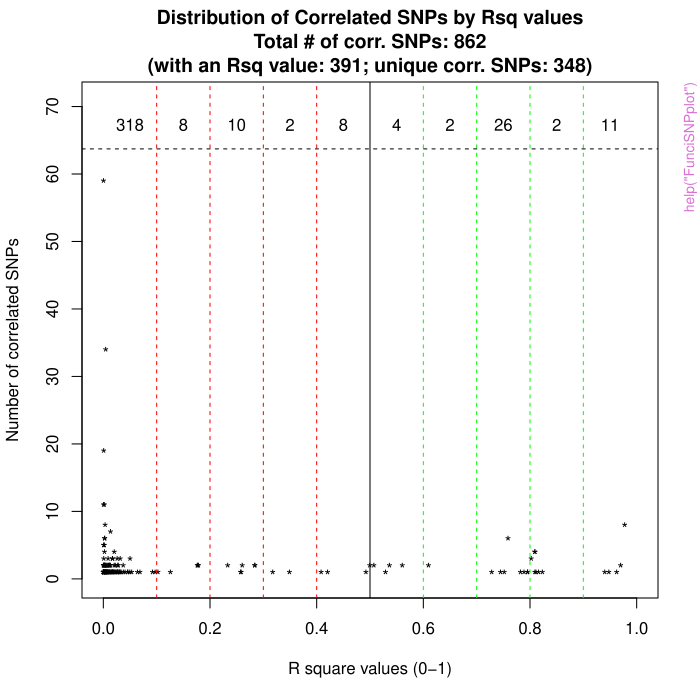

Here is the R script that generated this plot:
pkgname <- "FunciSNP"
source(file.path(R.home("share"), "R", "examples-header.R"))
options(warn = 1)
library('FunciSNP')

assign(".oldSearch", search(), pos = 'CheckExEnv')
cleanEx()
nameEx("CorrGeno-class")
### * CorrGeno-class

flush(stderr()); flush(stdout())

### Name: CorrGeno-class
### Title: Class '"CorrGeno"'
### Aliases: CorrGeno-class
### Keywords: classes

### ** Examples

showClass("CorrGeno")



cleanEx()
nameEx("CorrelatedSNPs-class")
### * CorrelatedSNPs-class

flush(stderr()); flush(stdout())

### Name: CorrelatedSNPs-class
### Title: Class '"CorrelatedSNPs"'
### Aliases: CorrelatedSNPs-class AFR.D.prime<-,CorrelatedSNPs-method
###   AFR.D.prime,CorrelatedSNPs-method AFR.p.value<-,CorrelatedSNPs-method
###   AFR.p.value,CorrelatedSNPs-method
###   AFR.R.squared<-,CorrelatedSNPs-method
###   AFR.R.squared,CorrelatedSNPs-method
###   ALL.D.prime<-,CorrelatedSNPs-method ALL.D.prime,CorrelatedSNPs-method
###   ALL.p.value<-,CorrelatedSNPs-method ALL.p.value,CorrelatedSNPs-method
###   ALL.R.squared<-,CorrelatedSNPs-method
###   ALL.R.squared,CorrelatedSNPs-method
###   alt.allele<-,CorrelatedSNPs-method alt.allele,CorrelatedSNPs-method
###   AMR.D.prime<-,CorrelatedSNPs-method AMR.D.prime,CorrelatedSNPs-method
###   AMR.p.value<-,CorrelatedSNPs-method AMR.p.value,CorrelatedSNPs-method
###   AMR.R.squared<-,CorrelatedSNPs-method
###   AMR.R.squared,CorrelatedSNPs-method
###   ASN.D.prime<-,CorrelatedSNPs-method ASN.D.prime,CorrelatedSNPs-method
###   ASN.p.value<-,CorrelatedSNPs-method ASN.p.value,CorrelatedSNPs-method
###   ASN.R.squared<-,CorrelatedSNPs-method
###   ASN.R.squared,CorrelatedSNPs-method chr<-,CorrelatedSNPs-method
###   chr,CorrelatedSNPs-method EUR.D.prime<-,CorrelatedSNPs-method
###   EUR.D.prime,CorrelatedSNPs-method EUR.p.value<-,CorrelatedSNPs-method
###   EUR.p.value,CorrelatedSNPs-method
###   EUR.R.squared<-,CorrelatedSNPs-method
###   EUR.R.squared,CorrelatedSNPs-method
###   overlapping.features<-,CorrelatedSNPs-method
###   overlapping.features,CorrelatedSNPs-method
###   pop.genotype<-,CorrelatedSNPs-method
###   pop.genotype,CorrelatedSNPs-method position<-,CorrelatedSNPs-method
###   position,CorrelatedSNPs-method ref.allele<-,CorrelatedSNPs-method
###   ref.allele,CorrelatedSNPs-method snpid<-,CorrelatedSNPs-method
###   snpid,CorrelatedSNPs-method
### Keywords: classes

### ** Examples

showClass("CorrelatedSNPs")



cleanEx()
nameEx("FunciSNP-package")
### * FunciSNP-package

flush(stderr()); flush(stdout())

### Name: FunciSNP-package
### Title: Functional Identification of SNPs with Phenotype by Coincidence
###   with Chromatin Biofeatures
### Aliases: FunciSNP-package
### Keywords: package

### ** Examples

##
## Glioblastoma analysis using FunciSNP
##
## Full path to the example regions file for Glioblastoma 
#  (collected from SNPedia)
glioma.snp <- file.path(system.file('extdata',
  package='FunciSNP'),
  dir(system.file('extdata',package='FunciSNP'), 
  pattern='.snp$'));
 
## Full path to the example biological features BED files 
#  derived from the ENCODE project for Glioblastoma U-87 
#  cell lines.
glioma.bio <- system.file('extdata',package='FunciSNP');

## FunciSNP analysis, extracts correlated SNPs from the 
#  1000 genomes db ("ncbi") and finds overlaps between 
#  correlated SNP and biological features and then 
#  calculates LD (Rsquare, Dprime, distance, p-value).
# Do not run. Can take more than 5 min depending on internet connection and number of CPUs.
#glioma <- FunciSNP(snp.regions.file=glioma.snp, 
#  bio.features.loc = glioma.bio, bio.features.TSS=FALSE);

##
data(glioma);
class(glioma);
glioma;
summary(glioma);





cleanEx()
nameEx("FunciSNPAnnotateSummary")
### * FunciSNPAnnotateSummary

flush(stderr()); flush(stdout())

### Name: FunciSNPAnnotateSummary
### Title: Genomic Annotation of Func-y-SNPs.
### Aliases: FunciSNPAnnotateSummary
### Keywords: annotation

### ** Examples

data(glioma);
gl <- FunciSNPAnnotateSummary(glioma);
dim(gl)
head(gl)
names(gl)



cleanEx()
nameEx("FunciSNPbed")
### * FunciSNPbed

flush(stderr()); flush(stdout())

### Name: FunciSNPbed
### Title: Creates a BED file to view Func-y-SNPs in your favorite genome
###   browser
### Aliases: FunciSNPbed
### Keywords: ~kwd1 ~kwd2

### ** Examples

##
data(glioma);
glioma.anno <- FunciSNPAnnotateSummary(glioma);
FunciSNPbed(glioma.anno, rsq=0.9);
####
#Bed file "FunciSNP_results_rsq.0.9.bed" created successfully.
#(See folder: "/home/houtan/Downloads/")
#Total corSNP (RED):  15 
#Total tagSNP (BLK):  1 

#To view results, submit bed file as a
#  custom track in UCSC Genome Browser (genome.ucsc.edu), 

#Now have fun with your new Func-y SNPs!!
####






cleanEx()
nameEx("FunciSNPidsFromSummary")
### * FunciSNPidsFromSummary

flush(stderr()); flush(stdout())

### Name: FunciSNPidsFromSummary
### Title: coming soon.
### Aliases: FunciSNPidsFromSummary
### Keywords: ~kwd1 ~kwd2

### ** Examples

## coming soon



cleanEx()
nameEx("FunciSNPplot")
### * FunciSNPplot

flush(stderr()); flush(stdout())

### Name: FunciSNPplot
### Title: FunciSNPplot to visualize Func-y-SNP summary.
### Aliases: FunciSNPplot
### Keywords: ~kwd1 ~kwd2

### ** Examples

data(glioma)
gl <- FunciSNPAnnotateSummary(glioma)
FunciSNPplot(gl)
FunciSNPplot(gl, rsq=0, genomicSum=TRUE, save=FALSE)
FunciSNPplot(gl, rsq=0.5, genomicSum=TRUE, save=FALSE)
# DO NOT RUN
#FunciSNPplot(gl, tagSummary=TRUE, rsq=0.5)
#



cleanEx()
nameEx("FunciSNPsummaryOverlaps")
### * FunciSNPsummaryOverlaps

flush(stderr()); flush(stdout())

### Name: FunciSNPsummaryOverlaps
### Title: coming
### Aliases: FunciSNPsummaryOverlaps
### Keywords: ~kwd1 ~kwd2

### ** Examples

##coming soon.



cleanEx()
nameEx("FunciSNPtable")
### * FunciSNPtable

flush(stderr()); flush(stdout())

### Name: FunciSNPtable
### Title: Will output a summary report from FunciSNP at specified Rsquare
###   cut-offs.
### Aliases: FunciSNPtable
### Keywords: ~kwd1 ~kwd2

### ** Examples

data(glioma);
gl <- FunciSNPAnnotateSummary(glioma);
FunciSNPtable(gl, rsq=0.5);
FunciSNPtable(gl, rsq=0.5, geneSum=TRUE);



cleanEx()
nameEx("FuncySNP")
### * FuncySNP

flush(stderr()); flush(stdout())

### Name: FuncySNP
### Title: Functional Identification of SNPs with Phenotype by Coincidence
###   with Chromatin Biofeatures
### Aliases: FuncySNP glioma lincRNA.hg19
### Keywords: #kwd1 #kwd2

### ** Examples

##
## Glioblastoma analysis using FunciSNP
##
## Full path to the example regions file for Glioblastoma 
#  (collected from SNPedia)
glioma.snp <- file.path(system.file('extdata',
  package='FunciSNP'),
  dir(system.file('extdata',package='FunciSNP'), 
  pattern='.snp$'));
 
## Full path to the example biological features BED files 
#  derived from the ENCODE project for Glioblastoma U-87 
#  cell lines.
glioma.bio <- system.file('extdata',package='FunciSNP');

## FunciSNP analysis, extracts correlated SNPs from the 
#  1000 genomes db ("ncbi") and finds overlaps between 
#  correlated SNP and biological features and then 
#  calculates LD (Rsquare, Dprime, distance, p-value).
# Do not run. Can take more than 5 min depending on internet connection and number of CPUs.
#glioma <- FuncySNP(snp.regions.file=glioma.snp, 
#  bio.features.loc = glioma.bio, bio.features.TSS=FALSE);

##
data(glioma);
class(glioma);
glioma;
summary(glioma);





cleanEx()
nameEx("TSList-class")
### * TSList-class

flush(stderr()); flush(stdout())

### Name: TSList-class
### Title: Class '"TSList"'
### Aliases: TSList-class show,TSList-method summary,TSList-method
### Keywords: classes

### ** Examples

showClass("TSList")



cleanEx()
nameEx("TagSNP-class")
### * TagSNP-class

flush(stderr()); flush(stdout())

### Name: TagSNP-class
### Title: Class '"TagSNP"'
### Aliases: TagSNP-class AFR.overlapping.snps.geno,TagSNP-method
###   ALL.overlapping.snps.geno,TagSNP-method alt.allele<-,TagSNP-method
###   alt.allele,TagSNP-method AMR.overlapping.snps.geno,TagSNP-method
###   ASN.overlapping.snps.geno,TagSNP-method chr<-,TagSNP-method
###   chr,TagSNP-method correlated.snps<-,TagSNP-method
###   correlated.snps,TagSNP-method D.prime.corrsnps<-,TagSNP-method
###   D.prime.corrsnps,TagSNP-method
###   EUR.overlapping.snps.geno,TagSNP-method genotype<-,TagSNP-method
###   genotype,TagSNP-method overlapping.features<-,TagSNP-method
###   overlapping.features,TagSNP-method population<-,TagSNP-method
###   population,TagSNP-method position<-,TagSNP-method
###   position,TagSNP-method ref.allele<-,TagSNP-method
###   ref.allele,TagSNP-method R.squared.corrsnps<-,TagSNP-method
###   R.squared.corrsnps,TagSNP-method show,TagSNP-method
###   snpid<-,TagSNP-method snpid,TagSNP-method
### Keywords: classes

### ** Examples

showClass("TagSNP")



### * <FOOTER>
###
cat("Time elapsed: ", proc.time() - get("ptime", pos = 'CheckExEnv'),"\n")
grDevices::dev.off()
###
### Local variables: ***
### mode: outline-minor ***
### outline-regexp: "\\(> \\)?### [*]+" ***
### End: ***
quit('no')
